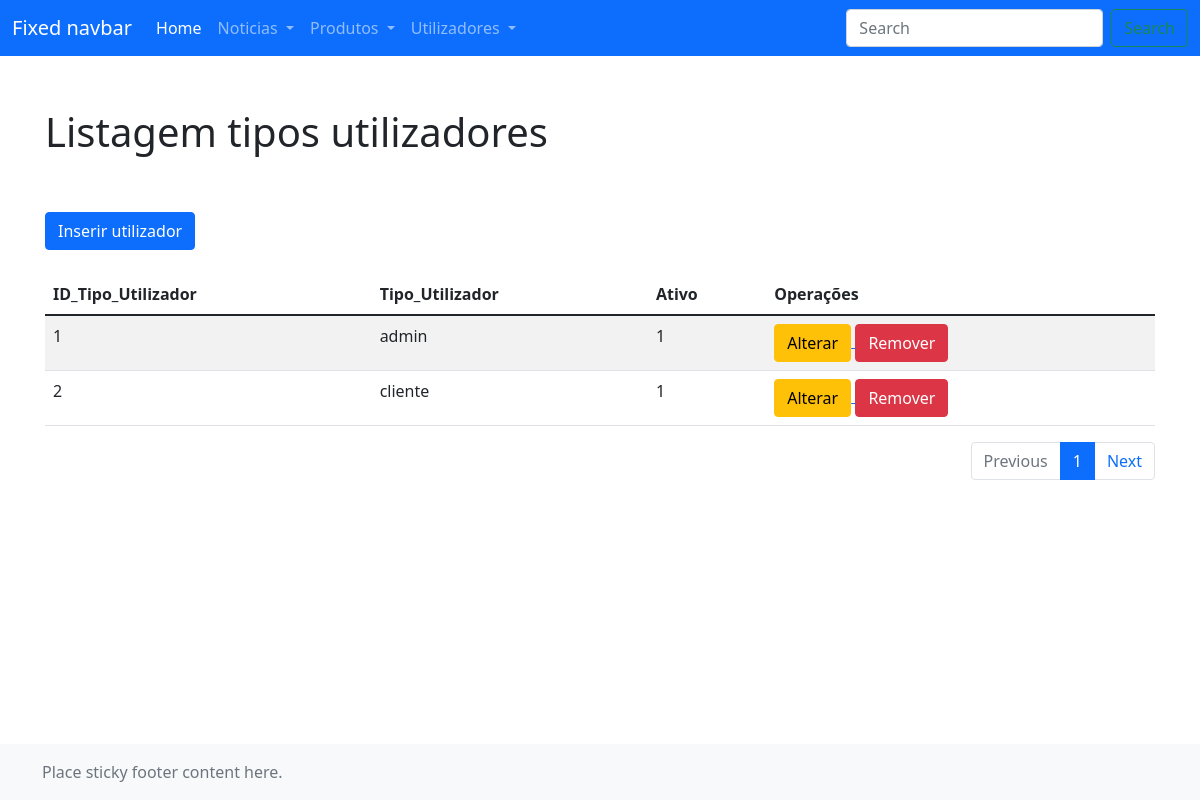
Page /backoffice/users_types/list_user_types.php on the committed database.
### tables this page shows
CREATE TABLE `tipo_utilizador` (
  `ID_Tipo_Utilizador` int(11) NOT NULL,
  `Tipo_Utilizador` varchar(75) NOT NULL,
  `Ativo` int(1) NOT NULL
);

### backoffice/utils/conexao.inc.php (called while the page is built, shortened)
<?php
    function conexaoDB(){
        $servername = "localhost";
        $username = "root";
        $password = "";
        $database = "pap";
        try{
            $conn = mysqli_connect($servername, $username, $password, $database);
        }
        catch(mysqli_sql_exception $mensagem) {
            echo nl2br("Erro: Não foi possivel conectar ao MySQL".$mensagem);
            throw $mensagem;
        }
        return $conn;
    }
    function executarSQL($sql_command){
        $conn = conexaoDB();
        $resultado = mysqli_query($conn, $sql_command);
        return $resultado;
    }
?>

### backoffice/users_types/list_user_types.php (the view, shortened to what this page needs)
<!doctype html>
<html lang="en" class="h-100">
  <head>
    <link href="https://cdn.jsdelivr.net/npm/bootstrap@5.1.3/dist/css/bootstrap.min.css" rel="stylesheet">
  	<link href="css/sticky-footer-navbar.css" rel="stylesheet">
    <link href="css/backoffice.css" rel="stylesheet">
  </head>
  <body class="d-flex flex-column h-100">
    <?php
      include("../utils/conexao.inc.php");
      include("../header/header.php");
    ?>
    <main class="flex-shrink-0">
      <div class="container">
        <h1 class="mt-5">Listagem tipos utilizadores</h1>
        <br>
        <a href="./create_user_type.php">
          <button type="button" class="btn btn-primary">Inserir utilizador</button>
        </a>
        <br>
        <table class="table table-striped">
          <thead>
            <tr>
              <th scope="col">ID_Tipo_Utilizador</th>
              <th scope="col">Tipo_Utilizador</th>
              <th scope="col">Ativo</th>
              <th scope="col">Operações</th>
            </tr>
          </thead>
          <tbody>
            <?php
              $n_registos_pagina = 10;
              $pagina_atual = intval(isset($_GET['pagina']) ? $_GET['pagina'] : 1);
              if($pagina_atual == 1){
                $query = "SELECT * FROM tipo_utilizador
                LIMIT ".intval($pagina_atual -1).", ".$n_registos_pagina."" ;
              }else{
                $query = "SELECT * FROM tipo_utilizador
                LIMIT ".intval(($pagina_atual -1 * $n_registos_pagina).", ".$n_registos_pagina)."";
              }
              if($result = executarSQL($query)){
                while($row = mysqli_fetch_array($result)){
                  echo "<tr>";
                    echo "<td>".$row["ID_Tipo_Utilizador"]."</td>";
                    echo "<td>".$row["Tipo_Utilizador"]."</td>";
                    echo "<td>".$row["Ativo"]."</td>";
                    echo "<td>
                      <a href='./create_user_type.php?ID=".$row["ID_Tipo_Utilizador"]."'>
                        <button type='button' class='btn btn-warning'>Alterar</button>
                      </a>
                      <a href='./script_del_user_type.php?ID=".$row["ID_Tipo_Utilizador"]."'>
                        <button type='button' class='btn btn-danger'>Remover</button>
                      </a>
                    </td>";
                  echo "</tr>";
                }
              }else{
                echo "Erro na consulta a base de dados";
              }
            ?>
          </tbody>
        </table>
        <nav aria-label="Page navigation example">
          <ul class="pagination justify-content-end">
            <li class="page-item disabled"><a class="page-link" href="#" tabindex="-1">Previous</a></li>
            <?php
              $query1 = "SELECT * FROM tipo_utilizador";
              $result1 = executarSQL($query1);
              $total_registos = mysqli_num_rows($result1);
              $paginações = intval($total_registos / $n_registos_pagina);
              for($i = 0; $i <= $paginações; $i++){
                if($pagina_atual == $i + 1){
                  echo "<li class='page-item active'><a class='page-link' href='list_user_types.php?pagina=".($i + 1)."'>".($i + 1)."</a></li>";
                }else{
                  echo "<li class='page-item'><a class='page-link' href='list_user_types.php?pagina=".($i + 1)."'>".($i + 1)."</a></li>";
                }
              }
            ?>
            <li class="page-item"><a class="page-link" href="#">Next</a></li>
          </ul>
        </nav>
      </div>
    </main>
    <footer class="footer mt-auto py-3 bg-light">
      <div class="container">
        <span class="text-muted">Place sticky footer content here.</span>
      </div>
    </footer>
  </body>
</html>

### backoffice/css/sticky-footer-navbar.css (style rules this page uses)
main > .container { padding: 60px 15px 0; }

### rows in the picture
tipo_utilizador: ID_Tipo_Utilizador "1", Tipo_Utilizador "admin", Ativo "1"
tipo_utilizador: ID_Tipo_Utilizador "2", Tipo_Utilizador "cliente", Ativo "1"
